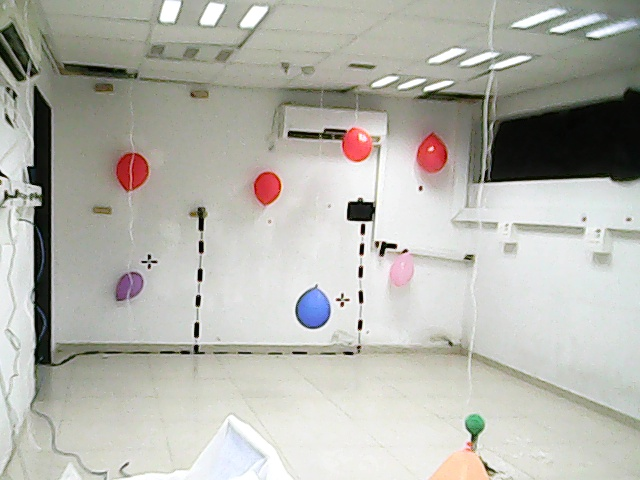
#> input picture CarCodes/mor picsss/image1522184192.78.jpg, 640 x 480 px
$ python -i GetBalloon.py   (imports and definitions only)   (older library calls are emulated)
#> lines starting #> are read from the running program, lines starting #| are printed output that depends on the picture; after the words box and inside, x2 and y2 are one past the last pixel; in counts of white or black regions, pixels touching at a corner belong together
#> further down, picture is the input picture: shape (480, 640, 3); mean B, G, R 172.5, 180, 180.5
import numpy as np
import cv2
import math
hor = 30.0
ver = 25.0
FIXED_PIX = (320.0, 240.0)
px = 640.0
py = 480.0
lower_red = np.array([0, 120, 170])
upper_red = np.array([50, 220, 255])
lower_red1 = np.array([170, 120, 170])
upper_red1 = np.array([255, 220, 255])

# [4 lines of commented-out code are left out]
MIN_SIZE = 150


def getBall(img):
    ing = cv2.cvtColor(img, cv2.COLOR_BGR2HSV)
#> ing: shape (480, 640, 3); mean H, S, V 45.2, 23, 183.3
    mask = cv2.inRange(ing, lower_red, upper_red)
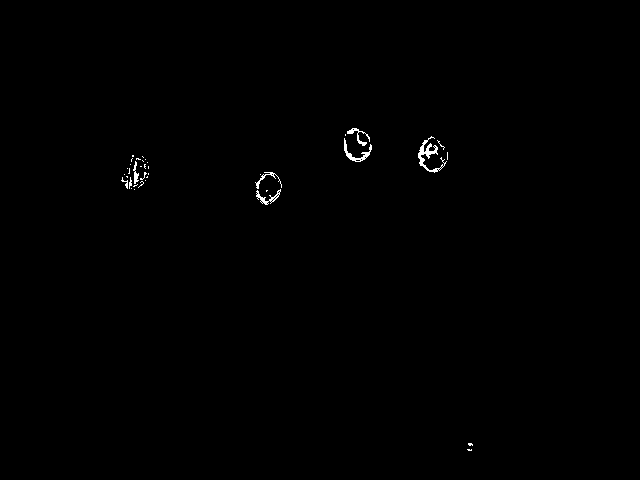
#> mask: shape (480, 640); 0.33% white in thin lines or dots, all inside (x1, y1, x2, y2) = (121, 128, 473, 451)
    res1 = cv2.bitwise_and(ing, ing, mask=mask)
#> res1: shape (480, 640, 3); mean H, S, V 0, 0.6, 0.7
    mask1 = cv2.inRange(ing, lower_red1, upper_red1)
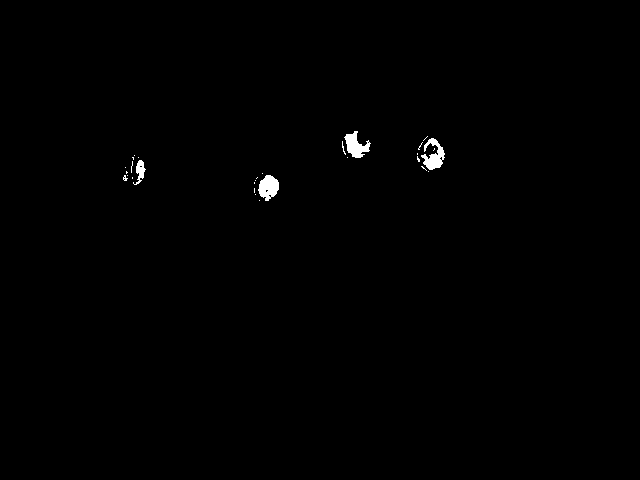
#> mask1: shape (480, 640); 0.46% white; 29 white regions (25 under 20 px)
    res2 = cv2.bitwise_and(ing, ing, mask=mask1)
#> res2: shape (480, 640, 3); mean H, S, V 0.8, 0.8, 1
    res1 = cv2.bitwise_or(res1, res2)
#> res1: shape (480, 640, 3); mean H, S, V 0.8, 1.4, 1.7
    kernel1 = np.ones((12,12), np.uint8)
    kernel3 = np.ones((6,6), np.uint8)
    close1 = cv2.morphologyEx(res1, cv2.MORPH_CLOSE, kernel1)
#> close1: shape (480, 640, 3); mean H, S, V 1.3, 1.8, 2.1
    open1 = cv2.morphologyEx(close1, cv2.MORPH_OPEN, kernel3)
#> open1: shape (480, 640, 3); mean H, S, V 1.2, 1.7, 2
    gray = cv2.cvtColor(open1, cv2.COLOR_HSV2BGR)
    gray = cv2.cvtColor(gray, cv2.COLOR_BGR2GRAY)
#> gray: shape (480, 640)
    im1, contours, hier = cv2.findContours(gray, cv2.RETR_EXTERNAL,
                                      cv2.CHAIN_APPROX_NONE)
#> contours = 4 contours; box (x1, y1, x2, y2) and area: (419, 139, 450, 174) 765, (344, 131, 373, 164) 702, (256, 174, 283, 206) 651, (126, 158, 151, 191) 580
    if not len(contours):
        close1 = cv2.morphologyEx(res1, cv2.MORPH_CLOSE, kernel1)
        gray = cv2.cvtColor(close1, cv2.COLOR_HSV2BGR)
        gray = cv2.cvtColor(gray, cv2.COLOR_BGR2GRAY)
        im1, contours, hier = cv2.findContours(gray,cv2.RETR_TREE,
                                          cv2.CHAIN_APPROX_NONE)
    toDelete = []
    bloons = []
    i = 0
    for j in range(len(contours)):
        if(len(contours[j]) < 5):
            toDelete.append(contours[j])
            continue
        ellipse = cv2.fitEllipse(contours[j])
        ratio = ellipse[1][0]/ellipse[1][1]
        if ratio > 2 or ratio < 0.5:
            toDelete.append(contours[j])
        elif cv2.contourArea(contours[j]) < \
                                0.5*0.25*ellipse[1][0]*ellipse[1][1]*math.pi:
            toDelete.append(contours[j])
        elif cv2.contourArea(contours[j]) < 150:
            toDelete.append(contours[j])
        else:
            i += 1
            point = ellipse[0]
            point = [(float(point[0]) - px/2)/px, -(float(point[1]) -
                                                     py/2)/py]
            bloons.append([point[0]*hor, point[1]*ver])
#> this loop made 4 passes
#> (ellipse, ratio, point) on passes 1 to 4: (((269.1, 189.3), (26.37, 31.57), 8.79), 0.835, [-0.0796, 0.106]), (((138, 174.3), (22.22, 34.25), 20.3), 0.649, [-0.284, 0.137]), (((433.6, 156.7), (28.87, 34.24), 164.2), 0.843, [0.177, 0.174]), (((358.2, 147), (27.92, 32.2), 167.6), 0.867, [0.0598, 0.194])
#> after the loop, bloons = [[-2.39, 2.64], [-8.53, 3.42], [5.32, 4.34], [1.79, 4.84]]; i = 4; toDelete = []
    return bloons

# [63 lines left out: functions canShoot, getColor, didPop, not called in this run]


d = 30
BAD1 = [5, 5, 5]
d1 = 10
BAD2 = [200, 200, 200]
d2 = 56
BAD3 = [5, 5, 250]
d3 = 10
BAD4 = [65, 15, 150]
d4 = 25
red_lower = [40, 50, 100]
red_upper = [90, 100, 180]


# [123 lines left out: functions canShoot1, getBalloon, getEnemies, getFriends, getCircle, inBetween and 4 more, not called in this run]

>>> import cv2
>>> picture = cv2.imread('../../CarCodes/mor picsss/image1522184192.78.jpg')
>>> result = getBall(picture)
#> result has the same summary as bloons in getBall

$ run again, on CarCodes/mor picsss/image1522184192.82.jpg
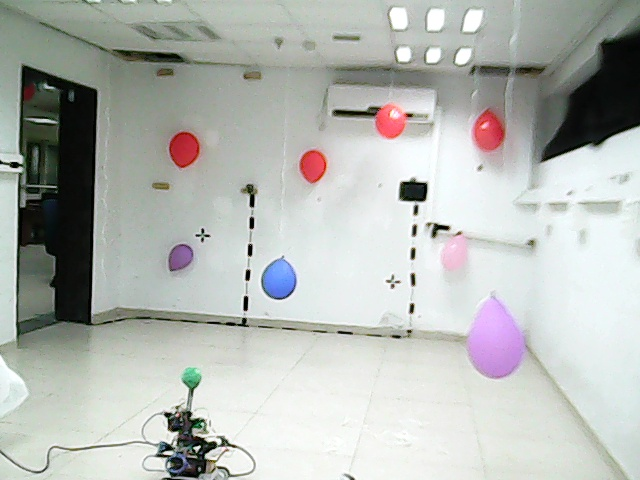
#> input picture CarCodes/mor picsss/image1522184192.82.jpg, 640 x 480 px
#> picture is the input picture: shape (480, 640, 3); mean B, G, R 179.9, 184.2, 180.8
#> ing: shape (480, 640, 3); mean H, S, V 64.1, 21.7, 187.5
#> in getBall, `mask = cv2.inRange(ing, lower_red, upper_red)`:
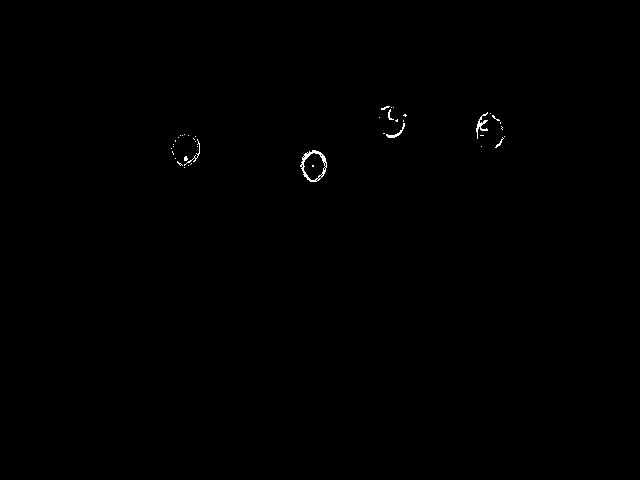
#> mask: shape (480, 640); 0.19% white in thin lines or dots, all inside (x1, y1, x2, y2) = (171, 106, 505, 182)
#> in getBall, `mask1 = cv2.inRange(ing, lower_red1, upper_red1)`:
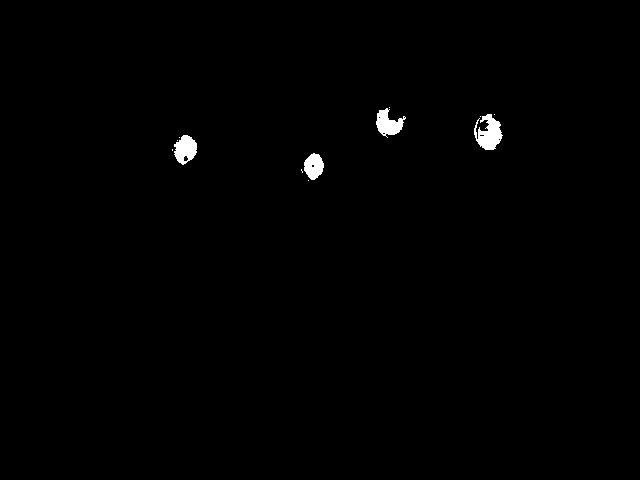
#> mask1: shape (480, 640); 0.64% white; 12 white regions (8 under 20 px)
#> res2: shape (480, 640, 3); mean H, S, V 1.1, 1.1, 1.4
#> close1: shape (480, 640, 3); mean H, S, V 1.3, 1.6, 2
#> open1: shape (480, 640, 3); mean H, S, V 1.3, 1.6, 2
#> contours = 4 contours; box (x1, y1, x2, y2) and area: (476, 116, 505, 152) 781, (379, 109, 407, 140) 635, (175, 137, 202, 168) 624, (303, 153, 329, 184) 600
#> the loop in getBall, `for j in range(len(contours)):` made 4 passes
#> (ellipse, ratio, point) on passes 1 to 4: (((315.3, 167.5), (25.08, 30.67), 1.18), 0.818, [-0.00729, 0.151]), (((188, 151.5), (26.13, 30.85), 11.26), 0.847, [-0.206, 0.184]), (((490.3, 133.6), (27.92, 35.89), 172), 0.778, [0.266, 0.222]), (((391.9, 124.2), (27.4, 30.69), 147.7), 0.893, [0.112, 0.241])
#> after the loop in getBall, `for j in range(len(contours)):`: bloons = [[-0.219, 3.78], [-6.19, 4.61], [7.98, 5.54], [3.37, 6.03]]; i = 4; toDelete = []
#> result has the same summary as bloons in getBall

$ run again, on CarCodes/mor picsss/image1522184955.8.jpg
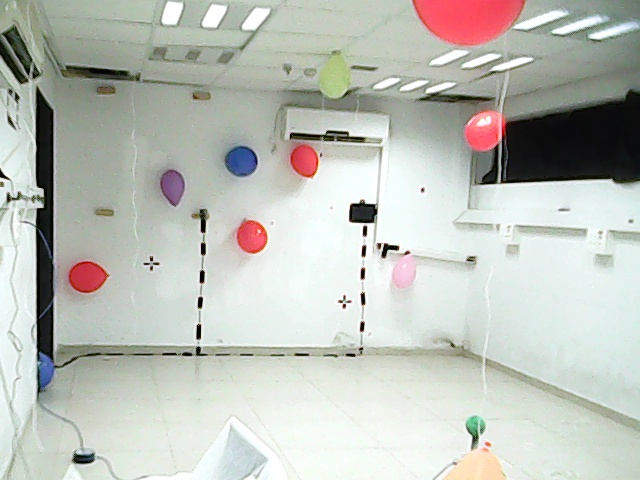
#> input picture CarCodes/mor picsss/image1522184955.8.jpg, 640 x 480 px
#> picture is the input picture: shape (480, 640, 3); mean B, G, R 185.1, 192.4, 189.5
#> ing: shape (480, 640, 3); mean H, S, V 62.6, 22.8, 197
#> in getBall, `mask = cv2.inRange(ing, lower_red, upper_red)`:
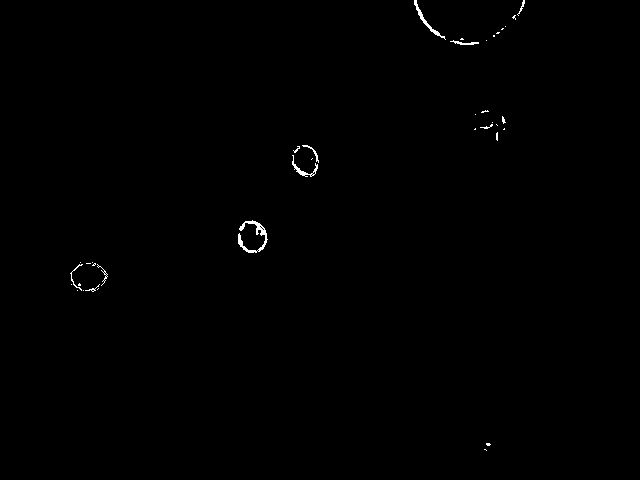
#> mask: shape (480, 640); 0.32% white in thin lines or dots, all inside (x1, y1, x2, y2) = (70, 0, 525, 451)
#> mask1: shape (480, 640); 1.8% white; 28 white regions (23 under 20 px)
#> res2: shape (480, 640, 3); mean H, S, V 3.2, 3.1, 4.4
#> close1: shape (480, 640, 3); mean H, S, V 3.6, 3.9, 5.4
#> open1: shape (480, 640, 3); mean H, S, V 3.6, 3.9, 5.4
#> in getBall, `gray = cv2.cvtColor(gray, cv2.COLOR_BGR2GRAY)`:
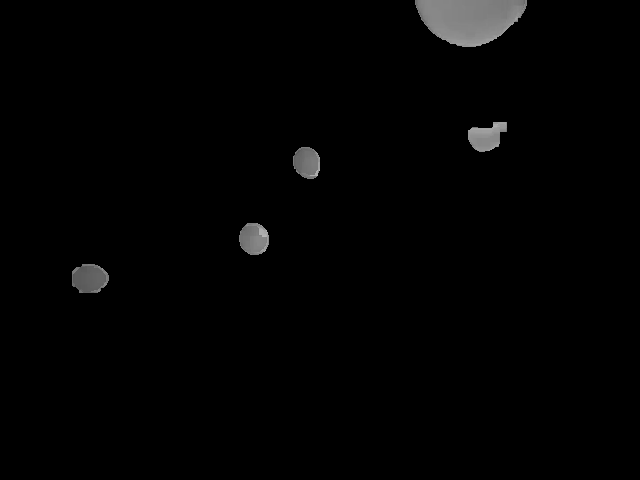
#> gray: shape (480, 640); min 0, max 186, mean 2.9
#> contours = 5 contours; box (x1, y1, x2, y2) and area: (415, 0, 527, 47) 3752, (72, 264, 109, 293) 820, (239, 223, 269, 255) 728, (468, 122, 507, 152) 722, (293, 147, 320, 179) 654
#> the loop in getBall, `for j in range(len(contours)):` made 5 passes
#> (ellipse, ratio, point) on passes 1 to 4: (((89.18, 278.1), (28.82, 36.65), 89.28), 0.786, [-0.361, -0.0794]), (((253.6, 238.5), (29.09, 31.95), 162.4), 0.911, [-0.104, 0.00315]), (((306.4, 162.3), (26.04, 32.2), 160.3), 0.809, [-0.0212, 0.162]), (((486.1, 136.2), (26.04, 41.28), 67.53), 0.631, [0.26, 0.216])
#> after the loop in getBall, `for j in range(len(contours)):`: bloons = [[-10.82, -1.99], [-3.11, 0.0788], [-0.636, 4.05], [7.79, 5.41]]; i = 4; toDelete = 1 contour; box (x1, y1, x2, y2) and area: (415, 0, 527, 47) 3752
#> result has the same summary as bloons in getBall
